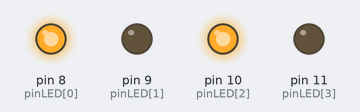
A sketch run on a simulated Arduino Uno, built with avr-gcc and run on an emulated ATmega328P. On the bench: output pins drawn as LEDs (lit = HIGH).

Above: at 0.1 s.
At 9.1 s:
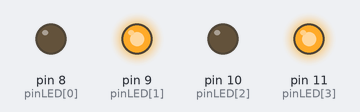
At 20.1 s:
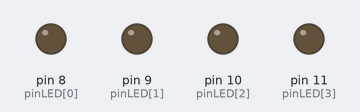
Timing chart, 0 to 21.6 s (numbered marks = the images above):
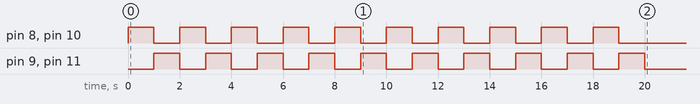

Measured:
- by itself, pin 8 (pinLED[0]), pin 9 (pinLED[1]), pin 10 (pinLED[2]), pin 11 (pinLED[3]): alternates HIGH for 1.0 s and LOW for 1.0 s, 20 changes in all, then stays LOW

The sketch:

nomor4.ino
```cpp
int pinLED[] = {8, 9, 10, 11};
int timeDelay = 1000;
// AMIR HUSEIN 181344003
void setup() {
  for(int i=0; i<4; i++){
    pinMode(pinLED[i], OUTPUT);
  }
}
void loop() {
  for(int i=0; i<10; i++){
    nyala(pinLED[0], pinLED[2], pinLED[1], pinLED[3]);
    nyala(pinLED[1], pinLED[3], pinLED[0], pinLED[2]);
  }
  for(int i=0; i<4; i++){
    padam(pinLED[i]);
  }
  delay(100000);
}
void nyala(int indexLED1, int indexLED2, int indexLED3, int indexLED4){
  digitalWrite(indexLED1, HIGH);
  digitalWrite(indexLED2, HIGH);
  digitalWrite(indexLED3, LOW);
  digitalWrite(indexLED4, LOW);
  delay(timeDelay);
}
void padam(int indexLED){
  digitalWrite(indexLED, LOW);
}
```
